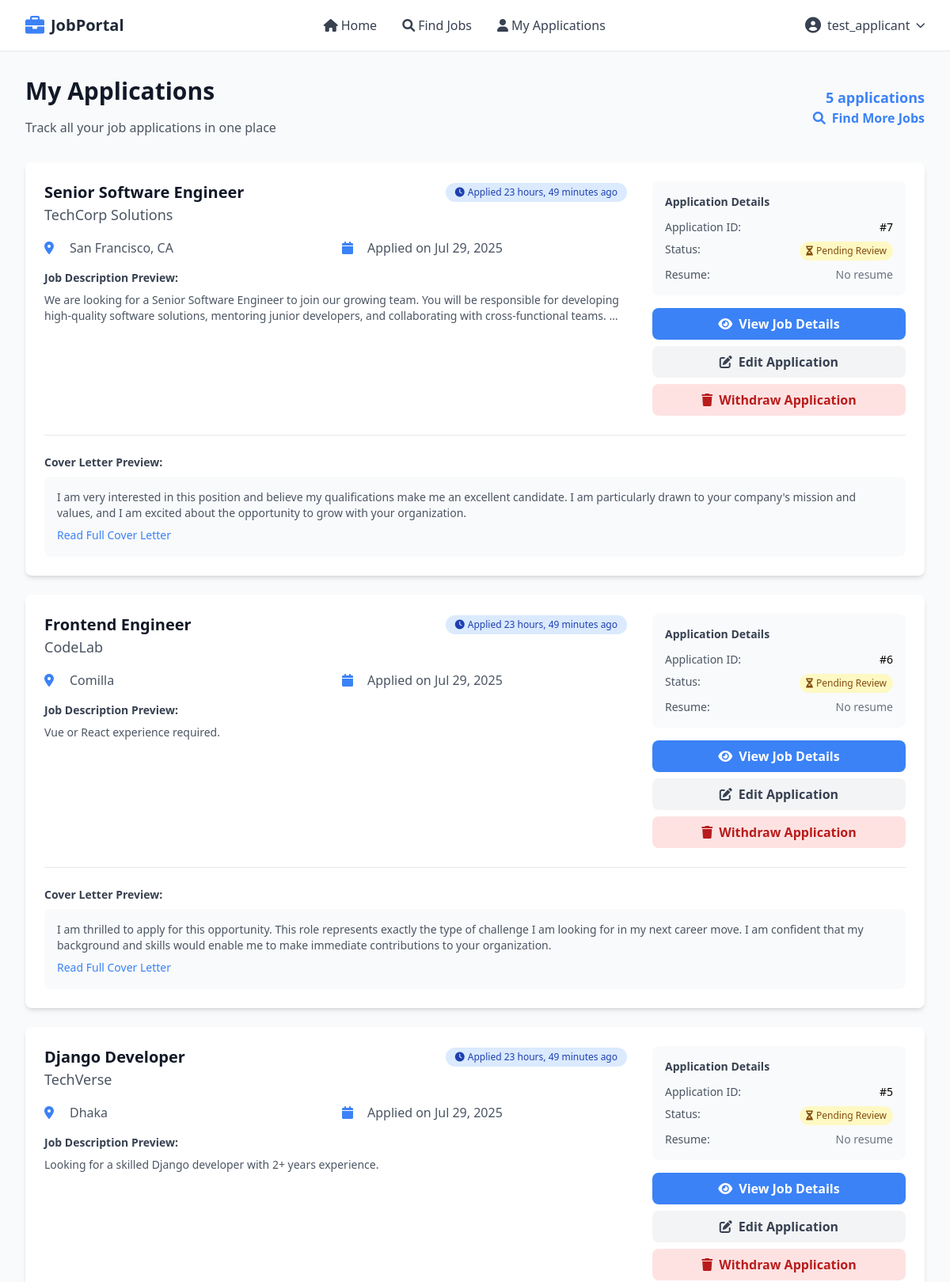
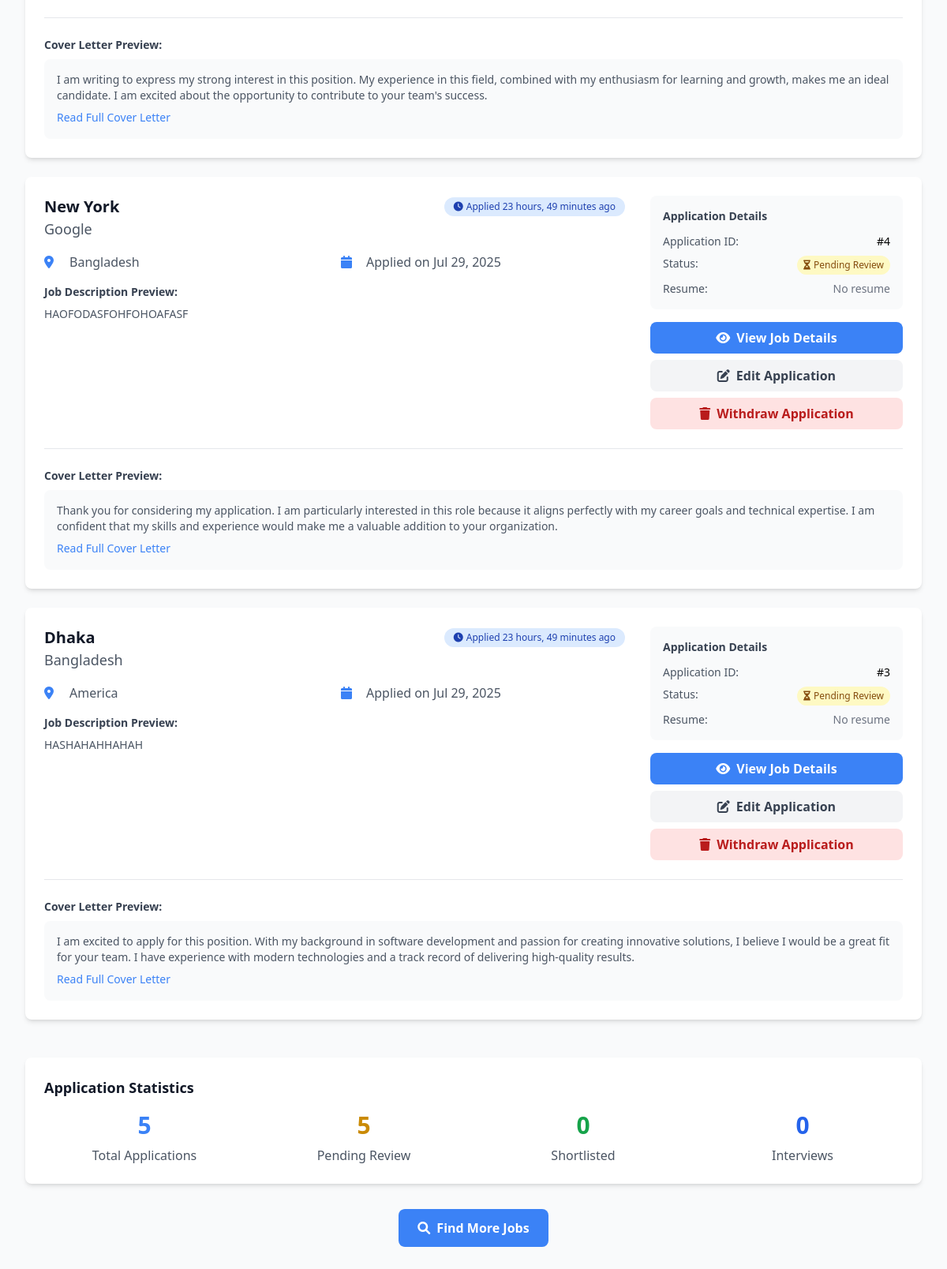
The app's page /my-applications/ (signed in) with its own data (2 pictures, top to bottom).
### job_app/models.py (models this page shows, shortened)
class Application(models.Model):
    job = models.ForeignKey(Job, on_delete=models.CASCADE, related_name='applications')
    applicant = models.ForeignKey(User, on_delete=models.CASCADE)
    resume = models.FileField(upload_to='resumes/')
    cover_letter = models.TextField()
    applied_at = models.DateTimeField(auto_now_add=True)

class Job(models.Model):
    title = models.CharField(max_length=200)
    company_name = models.CharField(max_length=200)
    location = models.CharField(max_length=200)
    description = models.TextField()
    posted_by = models.ForeignKey(User, on_delete=models.CASCADE)
    created_at = models.DateTimeField(auto_now_add=True)

### job_app/views.py (the view)
# urls.py: path('my-applications/', views.my_applications, name='my_applications'),
@login_required
def my_applications(request):
    applications = Application.objects.filter(applicant=request.user).order_by('-applied_at')
    context = {
        'applications': applications,
        'total_applications': applications.count(),
    }
    return render(request, 'applicant/my_applications.html', context)

### template/applicant/my_applications.html (shortened to what this page needs)
{% extends 'base.html' %}
{% block content %}
<div class="bg-gray-50 min-h-screen py-8">
    <div class="max-w-7xl mx-auto px-4 sm:px-6 lg:px-8">
        <div class="mb-8">
            <div class="flex justify-between items-center">
                <div>
                    <h1 class="text-3xl font-bold text-gray-900 mb-4">My Applications</h1>
                    <p class="text-gray-600">Track all your job applications in one place</p>
                </div>
                <div class="text-right">
                    <p class="text-lg font-semibold text-primary">{{ total_applications }} application{{ total_applications|pluralize }}</p>
                    <a href="{% url 'job_listings' %}" class="text-primary hover:text-secondary font-semibold inline-flex items-center">
                        <i class="fas fa-search mr-2"></i>
                        Find More Jobs
                    </a>
                </div>
            </div>
        </div>
        <div class="space-y-6">
            {% for application in applications %}
                <div class="bg-white rounded-lg shadow-md p-6 hover:shadow-lg transition duration-200">
                    <div class="flex flex-col lg:flex-row lg:items-start lg:justify-between">
                        <div class="flex-1 mb-6 lg:mb-0">
                            <div class="flex justify-between items-start mb-4">
                                <div>
                                    <h3 class="text-xl font-semibold text-gray-900 hover:text-primary">
                                        <a href="{% url 'job_detail' application.job.id %}">{{ application.job.title }}</a>
                                    </h3>
                                    <p class="text-lg text-gray-600">{{ application.job.company_name }}</p>
                                </div>
                                <div class="text-right">
                                    <span class="inline-flex items-center px-3 py-1 rounded-full text-xs font-medium bg-blue-100 text-blue-800">
                                        <i class="fas fa-clock mr-1"></i>
                                        Applied {{ application.applied_at|timesince }} ago
                                    </span>
                                </div>
                            </div>
                            <div class="grid grid-cols-1 md:grid-cols-2 gap-4 mb-4">
                                <div class="flex items-center text-gray-600">
                                    <i class="fas fa-map-marker-alt text-primary mr-3 w-5"></i>
                                    <span>{{ application.job.location }}</span>
                                </div>
                                <div class="flex items-center text-gray-600">
                                    <i class="fas fa-calendar text-primary mr-3 w-5"></i>
                                    <span>Applied on {{ application.applied_at|date:"M d, Y" }}</span>
                                </div>
                            </div>
                            <div class="mb-4">
                                <h4 class="text-sm font-semibold text-gray-700 mb-2">Job Description Preview:</h4>
                                <p class="text-gray-600 text-sm line-clamp-2">
                                    {{ application.job.description|truncatewords:30 }}
                                </p>
                            </div>
                        </div>
                        <div class="lg:ml-8 lg:w-80">
                            <div class="bg-gray-50 rounded-lg p-4 mb-4">
                                <h4 class="text-sm font-semibold text-gray-700 mb-3">Application Details</h4>
                                <div class="space-y-2 text-sm">
                                    <div class="flex justify-between">
                                        <span class="text-gray-600">Application ID:</span>
                                        <span class="font-medium">#{{ application.id }}</span>
                                    </div>
                                    <div class="flex justify-between">
                                        <span class="text-gray-600">Status:</span>
                                        <span class="inline-flex items-center px-2 py-1 rounded-full text-xs font-medium bg-yellow-100 text-yellow-800">
                                            <i class="fas fa-hourglass-half mr-1"></i>
                                            Pending Review
                                        </span>
                                    </div>
                                    <div class="flex justify-between">
                                        <span class="text-gray-600">Resume:</span>
                                        {% if application.resume %}
                                            <a href="{{ application.resume.url }}" class="text-primary hover:text-secondary font-medium" target="_blank">
                                                <i class="fas fa-file-pdf mr-1"></i>
                                                View Resume
                                            </a>
                                        {% else %}
                                            <span class="text-gray-500">No resume</span>
                                        {% endif %}
                                    </div>
                                </div>
                            </div>
                            <div class="space-y-2">
                                <a href="{% url 'job_detail' application.job.id %}" class="w-full bg-primary text-white px-4 py-2 rounded-lg font-semibold hover:bg-secondary transition duration-200 inline-flex items-center justify-center">
                                    <i class="fas fa-eye mr-2"></i>
                                    View Job Details
                                </a>
                                <button class="w-full bg-gray-100 text-gray-700 px-4 py-2 rounded-lg font-semibold hover:bg-gray-200 transition duration-200 inline-flex items-center justify-center">
                                    <i class="fas fa-edit mr-2"></i>
                                    Edit Application
                                </button>
                                <button class="w-full bg-red-100 text-red-700 px-4 py-2 rounded-lg font-semibold hover:bg-red-200 transition duration-200 inline-flex items-center justify-center">
                                    <i class="fas fa-trash mr-2"></i>
                                    Withdraw Application
                                </button>
                            </div>
                        </div>
                    </div>
                    {% if application.cover_letter %}
                        <div class="mt-6 pt-6 border-t border-gray-200">
                            <h4 class="text-sm font-semibold text-gray-700 mb-2">Cover Letter Preview:</h4>
                            <div class="bg-gray-50 rounded-lg p-4">
                                <p class="text-gray-600 text-sm line-clamp-3">
                                    {{ application.cover_letter|truncatewords:50 }}
                                </p>
                                <button class="text-primary hover:text-secondary text-sm font-medium mt-2">
                                    Read Full Cover Letter
                                </button>
                            </div>
                        </div>
                    {% endif %}
                </div>
            {% endfor %}
        </div>
        {% if applications %}
            <div class="mt-12 bg-white rounded-lg shadow-md p-6">
                <h3 class="text-lg font-semibold text-gray-900 mb-4">Application Statistics</h3>
                <div class="grid grid-cols-1 md:grid-cols-4 gap-6">
                    <div class="text-center">
                        <div class="text-3xl font-bold text-primary mb-2">{{ total_applications }}</div>
                        <div class="text-gray-600">Total Applications</div>
                    </div>
                    <div class="text-center">
                        <div class="text-3xl font-bold text-yellow-600 mb-2">{{ total_applications }}</div>
                        <div class="text-gray-600">Pending Review</div>
                    </div>
                    <div class="text-center">
                        <div class="text-3xl font-bold text-green-600 mb-2">0</div>
                        <div class="text-gray-600">Shortlisted</div>
                    </div>
                    <div class="text-center">
                        <div class="text-3xl font-bold text-blue-600 mb-2">0</div>
                        <div class="text-gray-600">Interviews</div>
                    </div>
                </div>
            </div>
        {% endif %}
        <div class="mt-8 text-center">
            <a href="{% url 'job_listings' %}" class="bg-primary text-white px-6 py-3 rounded-lg font-semibold hover:bg-secondary transition duration-200 inline-flex items-center">
                <i class="fas fa-search mr-2"></i>
                Find More Jobs
            </a>
        </div>
    </div>
</div>
{% endblock %}

### template/base.html (shortened to what this page needs)
<!DOCTYPE html>
<html lang="en">
<head>
    <script src="https://cdn.tailwindcss.com"></script>
    <link href="https://cdnjs.cloudflare.com/ajax/libs/font-awesome/6.0.0/css/all.min.css" rel="stylesheet">
</head>
<body class="bg-gray-50 min-h-screen">
    <nav class="bg-white shadow-lg border-b border-gray-200">
        <div class="max-w-7xl mx-auto px-4 sm:px-6 lg:px-8">
            <div class="flex justify-between items-center h-16">
                <div class="flex items-center">
                    <a href="{% url 'home' %}" class="flex items-center space-x-2">
                        <i class="fas fa-briefcase text-primary text-2xl"></i>
                        <span class="text-xl font-bold text-gray-800">JobPortal</span>
                    </a>
                </div>
                <div class="hidden md:flex items-center space-x-8">
                    <a href="{% url 'home' %}" class="text-gray-700 hover:text-primary transition duration-200">
                        <i class="fas fa-home mr-1"></i>Home
                    </a>
                    {% if user.is_authenticated %}
                        {% if user.profile.role == 'employee' %}
                            <a href="{% url 'job_listings' %}" class="text-gray-700 hover:text-primary transition duration-200">
                                <i class="fas fa-search mr-1"></i>Find Jobs
                            </a>
                            <a href="{% url 'my_applications' %}" class="text-gray-700 hover:text-primary transition duration-200">
                                <i class="fas fa-user mr-1"></i>My Applications
                            </a>
                            <a href="/admin/" class="text-gray-700 hover:text-primary transition duration-200">
                                <i class="fas fa-cog mr-1"></i>Portal
                            </a>
                        {% else %}
                            <a href="{% url 'job_listings' %}" class="text-gray-700 hover:text-primary transition duration-200">
                                <i class="fas fa-search mr-1"></i>Find Jobs
                            </a>
                            <a href="{% url 'my_applications' %}" class="text-gray-700 hover:text-primary transition duration-200">
                                <i class="fas fa-user mr-1"></i>My Applications
                            </a>
                        {% endif %}
                    {% else %}
                        <a href="{% url 'job_listings' %}" class="text-gray-700 hover:text-primary transition duration-200">
                            <i class="fas fa-search mr-1"></i>Browse Jobs
                        </a>
                    {% endif %}
                </div>
                <div class="flex items-center space-x-4">
                    {% if user.is_authenticated %}
                        <div class="relative group">
                            <button class="flex items-center space-x-2 text-gray-700 hover:text-primary transition duration-200">
                                <i class="fas fa-user-circle text-xl"></i>
                                <span class="hidden md:block">{{ user.username }}</span>
                                <i class="fas fa-chevron-down text-xs"></i>
                            </button>
                        </div>
                    {% endif %}
                </div>
            </div>
        </div>
    </nav>
    <main class="flex-1">
        {% block content %}
        {% endblock %}
    </main>
</body>
</html>

### template/applicant/my_applications.html (style rules this page uses)
.line-clamp-2 { display: -webkit-box; -webkit-line-clamp: 2; -webkit-box-orient: vertical; overflow: hidden; }
.line-clamp-3 { display: -webkit-box; -webkit-line-clamp: 3; -webkit-box-orient: vertical; overflow: hidden; }

### records on screen
Application: job "Senior Software Engineer", job.company_name "TechCorp Solutions", applied_at "23 hours, 49 minutes", job.location "San Francisco, CA", applied_at "Jul 29, 2025", job.description "We are looking for a Senior Software Engineer to join our growing team. You will be responsible for developing high-quality software solutions, mentoring junior developers, and collaborating with cross-functional teams. …", id "7", resume "No resume", cover_letter "I am very interested in this position and believe my qualifications make me an excellent candidate. I am particularly drawn to your company's mission and values, and I am excited about the opportunity to grow with your organization."
Application: job "Frontend Engineer", job.company_name "CodeLab", applied_at "23 hours, 49 minutes", job.location "Comilla", applied_at "Jul 29, 2025", job.description "Vue or React experience required.", id "6", resume "No resume", cover_letter "I am thrilled to apply for this opportunity. This role represents exactly the type of challenge I am looking for in my next career move. I am confident that my background and skills would enable me to make immediate contributions to your organization."
Application: job "Django Developer", job.company_name "TechVerse", applied_at "23 hours, 49 minutes", job.location "Dhaka", applied_at "Jul 29, 2025", job.description "Looking for a skilled Django developer with 2+ years experience.", id "5", resume "No resume", cover_letter "I am writing to express my strong interest in this position. My experience in this field, combined with my enthusiasm for learning and growth, makes me an ideal candidate. I am excited about the opportunity to contribute to your team's success."
Application: job "New York", job.company_name "Google", applied_at "23 hours, 49 minutes", job.location "Bangladesh", applied_at "Jul 29, 2025", job.description "HAOFODASFOHFOHOAFASF", id "4", resume "No resume", cover_letter "Thank you for considering my application. I am particularly interested in this role because it aligns perfectly with my career goals and technical expertise. I am confident that my skills and experience would make me a valuable addition to your organization."
Application: job "Dhaka", job.company_name "Bangladesh", applied_at "23 hours, 49 minutes", job.location "America", applied_at "Jul 29, 2025", job.description "HASHAHAHHAHAH", id "3", resume "No resume", cover_letter "I am excited to apply for this position. With my background in software development and passion for creating innovative solutions, I believe I would be a great fit for your team. I have experience with modern technologies and a track record of delivering high-quality results."

### other values on screen
{{ user.username }} "test_applicant"
{{ total_applications }} "5"
